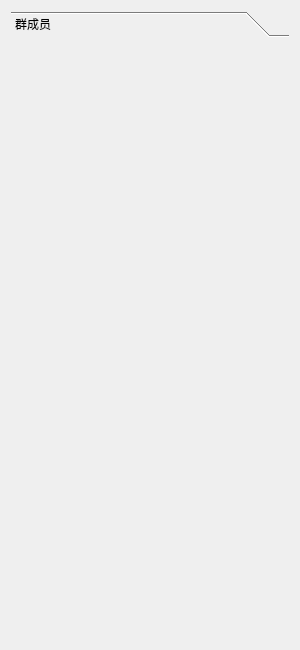
<?xml version="1.0" encoding="UTF-8"?>
<ui version="4.0">
 <class>DialogList</class>
 <widget class="QWidget" name="DialogList">
  <property name="geometry">
   <rect>
    <x>0</x>
    <y>0</y>
    <width>300</width>
    <height>650</height>
   </rect>
  </property>
  <property name="maximumSize">
   <size>
    <width>300</width>
    <height>650</height>
   </size>
  </property>
  <property name="windowTitle">
   <string>Form</string>
  </property>
  <layout class="QVBoxLayout" name="verticalLayout">
   <item>
    <widget class="QToolBox" name="toolBox">
     <property name="currentIndex">
      <number>0</number>
     </property>
     <widget class="QWidget" name="page">
      <property name="geometry">
       <rect>
        <x>0</x>
        <y>0</y>
        <width>276</width>
        <height>592</height>
       </rect>
      </property>
      <attribute name="label">
       <string>群成员</string>
      </attribute>
      <layout class="QVBoxLayout" name="vLayout"/>
     </widget>
    </widget>
   </item>
  </layout>
 </widget>
 <resources/>
 <connections/>
</ui>
